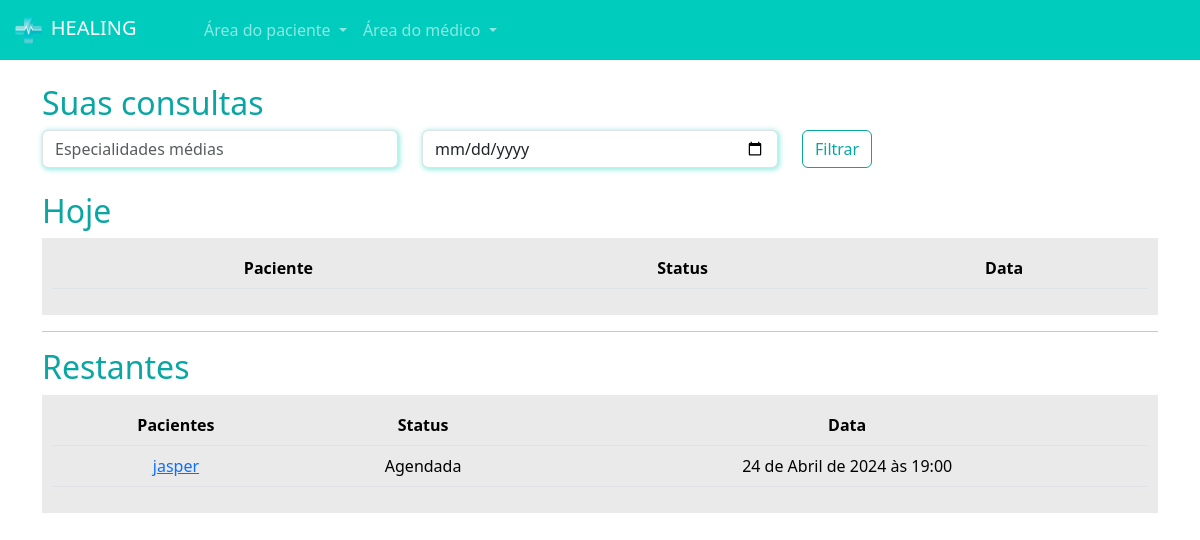
Page /medicos/consultas_medico/ (signed in) on the earlier database version.
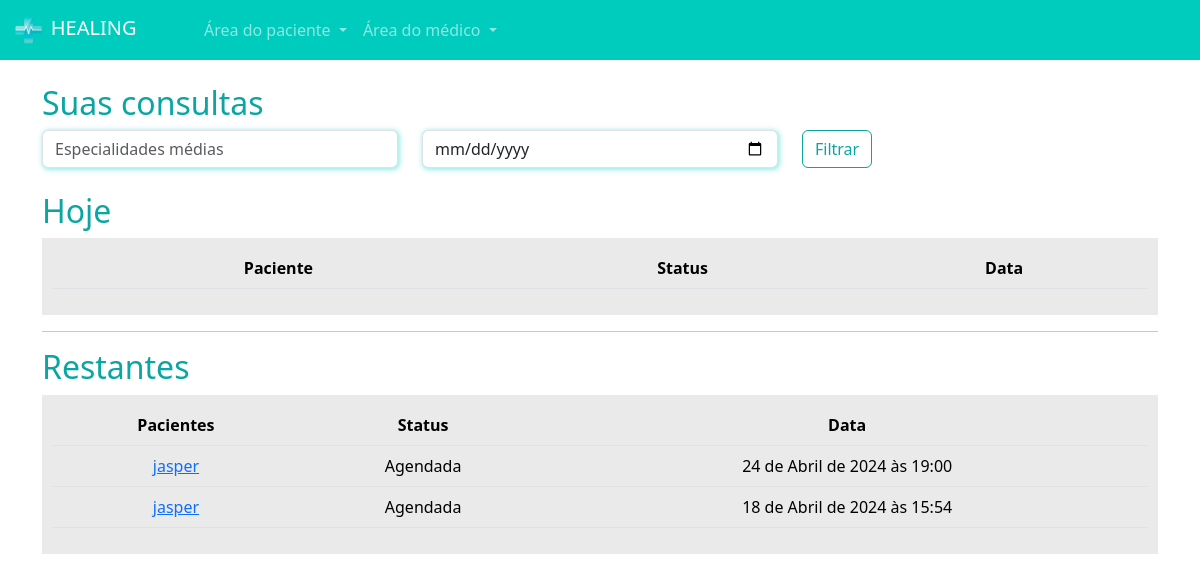
Same page on the later database version.
### paciente/models.py (models this page shows, shortened)
class Consulta(models.Model):
    status_choices = (
        ('A', 'Agendada'),
        ('F', 'Finalizada'),
        ('C', 'Cancelada'),
        ('I', 'Iniciada'),
    )
    paciente = models.ForeignKey(User, on_delete=models.DO_NOTHING)
    data_aberta = models.ForeignKey(DatasAbertas, on_delete=models.DO_NOTHING)
    status = models.CharField(max_length=1, choices=status_choices, default='A')
    link = models.URLField(null=True, blank=True)

### medico/models.py (models this page shows, shortened)
class DatasAbertas(models.Model):
      data = models.DateTimeField()
      user = models.ForeignKey(User, on_delete=models.DO_NOTHING)
      agendado = models.BooleanField(default=False)

### medico/views.py (the view)
# urls.py: path('consultas_medico/', views.consultas_medico, name="consultas_medico"),
def consultas_medico(request):
    if not is_medico(request.user):
        messages.add_message(request, constants.WARNING, 'Somente medicos podem abrir horarios')
        return redirect('/usuarios/sair')
    hoje = datetime.now().date()
    consultas_hoje = Consulta.objects.filter(data_aberta__user=request.user).filter(data_aberta__data__gte=hoje).filter(data_aberta__data__lt=hoje + timedelta(days=1))
    consultas_restantes = Consulta.objects.exclude(id__in=consultas_hoje.values('id')).filter(data_aberta__user=request.user)
    return render(request, 'consultas_medico.html', {'consultas_hoje': consultas_hoje, 'consultas_restantes': consultas_restantes, 'is_medico': is_medico(request.user)})

### medico/models.py (called while the page is built)
def is_medico(user):
    return DadosMedico.objects.filter(user=user).exists()

### medico/templates/consultas_medico.html (shortened to what this page needs)
{% extends "base.html" %}
{% load static %}
{% block 'head' %}
    <link rel="stylesheet" href="{% static 'medicos/css/abrir_horario.css' %}">
    <link rel="stylesheet" href="{% static 'usuarios/css/usuarios.css' %}">
    <link rel="stylesheet" href="{% static 'medicos/css/cadastro_medico.css' %}">
    <link rel="stylesheet" href="{% static 'pacientes/css/home.css' %}">
    <link rel="stylesheet" href="https://cdn.jsdelivr.net/npm/bootstrap-icons@1.11.3/font/bootstrap-icons.min.css">
{% endblock 'head' %}
{% block 'body' %}
{% include "partials/navbar.html" %}
    <div class="container">
        <br>
        <h2><span class="color-dark">Suas consultas</span></h2>
        <div class="row">
            <div class="col-md">
                <input type="text" name="especialidades" id="" class="form-control shadow-main-color" placeholder="Especialidades médias">
            </div>
            <div class="col-md">
                <input type="date" name="data" id="" class="form-control shadow-main-color" placeholder="Data da consulta">
            </div>
            <div class="col-md">
                <input type="submit" value="Filtrar" class="btn btn-dark-color-outline">
            </div>
        </div>
        <br>
        <h2><span class="color-dark">Hoje</span></h2>
        <div class="list-minhas-consultas">
            <table class="table">
                <thead>
                  <tr>
                    <th scope="col">Paciente</th>
                    <th scope="col">Status</th>
                    <th scope="col">Data</th>
                  </tr>
                </thead>
              </table>
        </div>
        <hr>
        <h2><span class="color-dark">Restantes</span></h2>
        <div class="list-minhas-consultas">
            <table class="table">
                <thead>
                  <tr>
                    <th scope="col">Pacientes</th>
                    <th scope="col">Status</th>
                    <th scope="col">Data</th>
                  </tr>
                </thead>
                <tbody>
                    {% for consulta in consultas_restantes  %}
                        <tr>
                            <td><a href="{% url "consulta_area_medico" consulta.id %}">{{consulta.paciente}}</a></td>
                            <td>{{consulta.get_status_display}}</td>
                            <td>{{consulta.data_aberta.data}}</td>
                        </tr>
                    {% endfor %}
                </tbody>
              </table>
        </div>
    </div>
{% endblock 'body' %}

Differences in the rows shown:
added Consulta: paciente "jasper", status "Agendada", data_aberta.data "18 de Abril de 2024 às 15:54"
